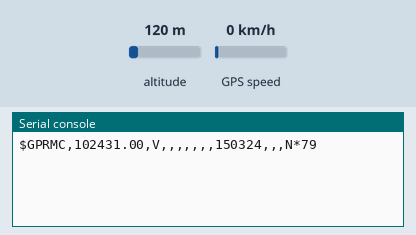
A program run on a simulated Raspberry Pi Pico running MicroPython. Parts: the last lines printed to the serial console. The inputs (shaded band) are chosen by the test bench; at power-on: altitude 120 m, GPS speed 0 km/h. The GPS gets a fix after 3 s at 37.7749, -122.4194 with 8 satellites.

Above: at 1.2 s.
1.3 s: altitude set to 20 m
At 2.0 s:
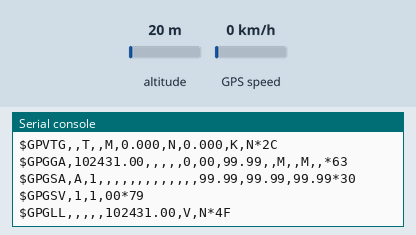
2.9 s: GPS speed set to 30 km/h
At 3.12 s:
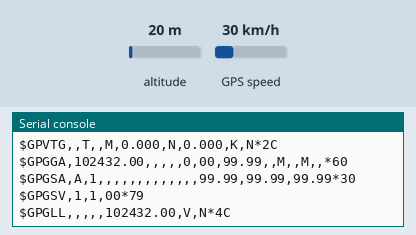
4.9 s: altitude set to 250 m
At 6.08 s:
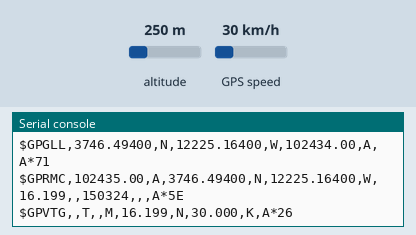
7.2 s: GPS speed set to 2 km/h
At 7.58 s:
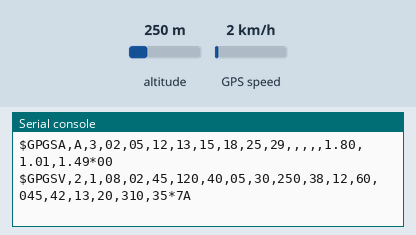
9.6 s: altitude set to 500 m
At 10.51 s:
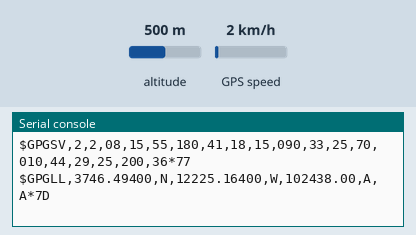
12.6 s: GPS speed set to 60 km/h
At 13.54 s:
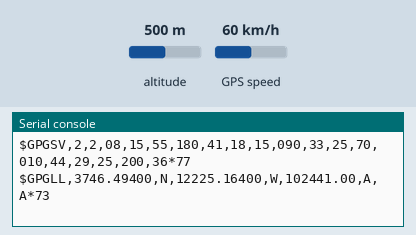
Timing chart, 0 to 15.6 s (numbered marks = the images above; inputs shaded):
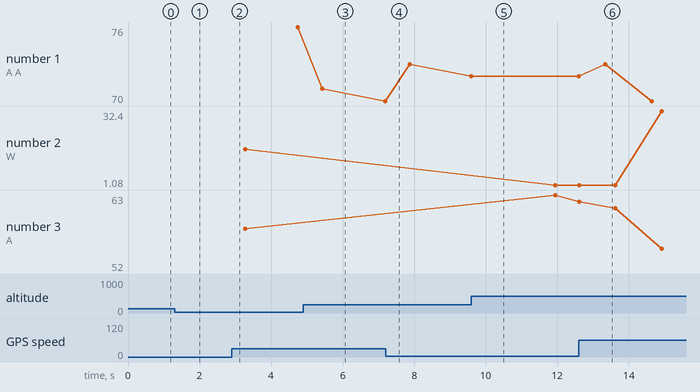

The program:

gps.py
```python
from machine import Pin,I2C,UART  #***************
import time

GPS = UART(0, baudrate=9600, tx=machine.Pin(0), rx=machine.Pin(1))
# The following line ensures that the GPS reports the GPVTG NMEA Sentence
GPS.write(b"$PMTK314,0,1,1,1,1,1,1,0,0,0,0,0,0,0,0,0,0,0,0*28\r\n")
try:
    while True:
        if GPS.any():
            #myChar=GPS.read(1)
            myChar=GPS.read(1).decode('utf-8')
            print(myChar, end="") #Supress the line feed, so It continues to print across
except KeyboardInterrupt:
    print("\nStopping program... Cleaning up UART.")
    GPS.deinit()  # Properly release UART before exit
    time.sleep(1)  # Short pause to ensure clean shutdown
    print("Exited cleanly.")
```

Measured:
- after the input at 9.6 s, the serial console: prints a new line at once (image 5)
- after the input at 12.6 s, the serial console: prints a new line at once (image 6)
- plotted number 2: 1.08 → 32.4 after the input at 12.6 s
- plotted number 3: 63 → 53 after the input at 12.6 s
